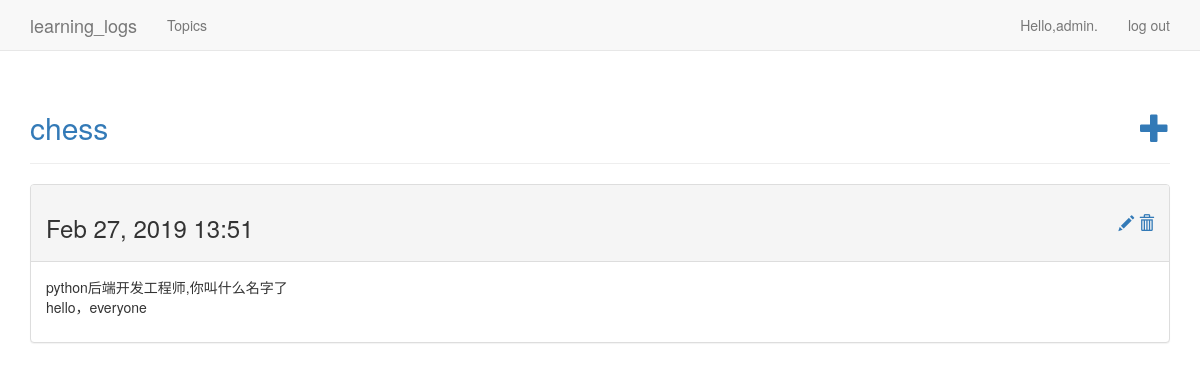
Page /topics/1/ (signed in) on the earlier database version.
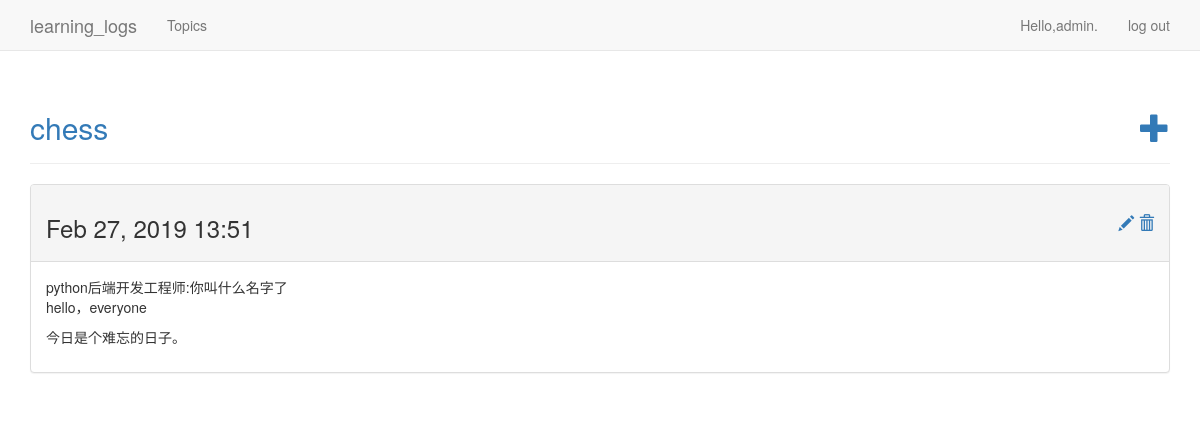
Same page on the later database version.
### learning_logs/models.py (models this page shows, shortened)
class Topic(models.Model):
	text = models.CharField(max_length=200)
	date_added = models.DateTimeField(auto_now_add=True)
	owner = models.ForeignKey(User,on_delete=models.CASCADE)
	def __str__(self):
		return self.text

class Entry(models.Model):
	topic = models.ForeignKey(Topic,on_delete=models.CASCADE)
	text = models.TextField()
	date_added = models.DateTimeField(auto_now_add=True)
	class Meta:
		verbose_name_plural = 'entries'

### learning_logs/views.py (the view)
# urls.py: re_path(r'^topics/(?P<topic_id>\d+)/$',views.topic,name='topic'),
@login_required
def topic(request,topic_id):
    topic = Topic.objects.get(id=topic_id)
    """ensure the requested theme belong to current user"""
    if topic.owner != request.user:
        raise Http404
    entries = topic.entry_set.order_by('date_added')
    context = {'topic':topic,'entries':entries}
    return render(request,'learning_logs/topic.html',context)

### learning_logs/templates/learning_logs/topic.html
{% extends "learning_logs/base.html" %}
{% load bootstrap3 %}
{% block header %}
    <h2>
        <a href="{% url 'learning_logs:topics' %}">{{ topic }}</a>
        <ul class="nav pull-right">
        <a href="{% url 'learning_logs:new_entry' topic.id %}">
            <span class="glyphicon glyphicon-plus" aria-hidden="true"></span>
        </a>
        </ul>
    </h2>
{% endblock header %}
{% block content %}
  {% for entry in entries %}
      <div class="panel panel-default">
            <div class="panel-heading">
                <h3>
                    {{ entry.date_added|date:'M d, Y H:i' }}
                    <small>
                    <ul class="nav pull-right">
                        <a href="{% url 'learning_logs:edit_entry' entry.id %}">
                            <span class="glyphicon glyphicon-pencil" aria-hidden="true"></span>
                        </a>
                        <a href="{% url 'learning_logs:del_entry' entry.id %}">
                            <span class="glyphicon glyphicon-trash" aria-hidden="true"></span>
                        </a>
                    </ul>
                    </small>
                </h3>
            </div>
          <div class="panel-body">
            {{ entry.text|linebreaks }}
          </div>
      </div>
  {% empty %}
      There are no entries for this topics yes.
  {% endfor %}
{% endblock content %}

### learning_logs/templates/learning_logs/base.html (shortened to what this page needs)
{% load bootstrap3 %}
<!doctype html>
<html lang="en">
<head>
    {% bootstrap_css %}
</head>
<body>
    <nav class="navbar navbar-default navbar-static-top">
        <div class="container">
            <div class="navbar-header">
                <a class="navbar-brand" href="{% url 'learning_logs:index' %}">
                    learning_logs</a>
            </div>
            <div id="navbar" class="collapse navbar-collapse">
                <ul class="nav navbar-nav">
                    <li><a href="{% url 'learning_logs:topics' %}">Topics</a></li>
                </ul>
                <ul class="nav navbar-nav navbar-right">
                    {% if user.is_authenticated %}
                        <li><a>Hello,{{ user.username }}.</a></li>
                        <li><a href="{% url 'users:logout' %}">log out</a></li>
                    {% else %}
                        <li><a href="{% url 'users:register' %}">register</a></li>
                        <li><a href="{% url 'users:login' %}">log in</a></li>
                    {% endif %}
                </ul>
            </div>
        </div>
    </nav>
    <div class="container">
        <div class="page-header">
            {% block header %}{% endblock header %}
        </div>
        <div>
            {% block content %}{% endblock content %}
        </div>
    </div>
</body>
</html>

Differences in the rows shown:
changed Entry: text "python后端开发工程师,你叫什么名字了 hello，everyone" → "python后端开发工程师:你叫什么名字了 hello，everyone 今日是个难忘的日子。"
